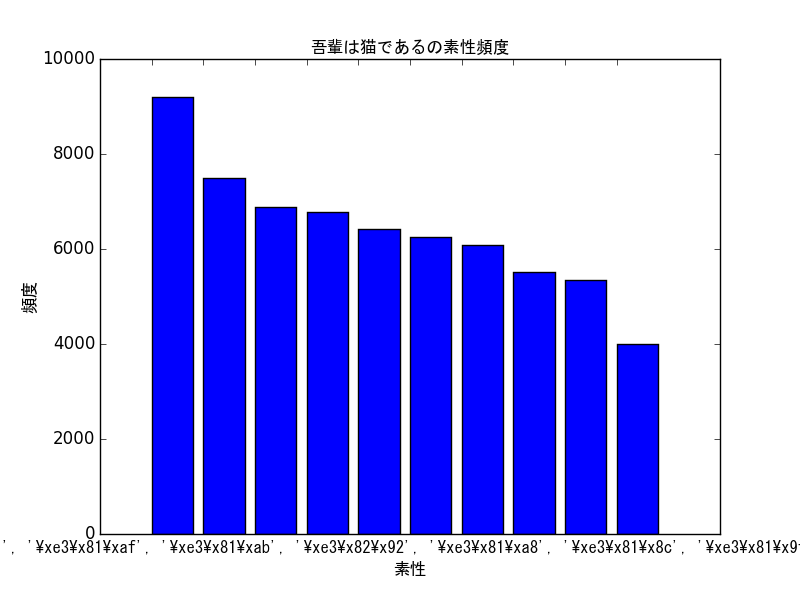

Here is the Python script that generated this plot:
# -*- coding: utf-8 -*-
"""
Created on Fri Aug 07 17:13:35 2015

@author: umezawa
出現頻度が高い10語とその出現頻度をグラフ（例えば棒グラフなど）で表示せよ．
"""
import train_30
import argparse
from collections import Counter
import matplotlib.pyplot as plt
from matplotlib.font_manager import FontProperties

fp = FontProperties(fname='C:\Windows\Fonts\msgothic.ttc')

def count_ten(neko_dict):
    count_list = list()
    most_ten_word = list()
    most_ten_count = list()

    for neko_list in neko_dict:
        for m in neko_list:
            count_list.append(m["surface"])
            
    for words,count in Counter(count_list).most_common(10):
        most_ten_word.append(words)
        most_ten_count.append(count)
        
    return (most_ten_word,most_ten_count)
      
def graph_plot(word_ten,count_ten):
    
    plt.title(u"吾輩は猫であるの素性頻度", fontdict = {"fontproperties": fp})
    plt.xlabel(u"素性", fontdict = {"fontproperties": fp})
    plt.ylabel(u"頻度", fontdict = {"fontproperties": fp})
    
    X = list()
    
    for i in range(0,10):
        X.append(i)

    plt.xlim(0,10)
    plt.ylim(0,10000)
    plt.bar(X,count_ten)
    plt.xticks(X,[u'%s' % word_ten, 'fontproperties=fp'], fontproperties=fp)
    
    
   
if __name__ == "__main__" :
    
    parser = argparse.ArgumentParser()
    parser.add_argument( "-i", "--input", dest = "input_file" ,default = "neko.mecab", help = "train_37 help" )
    args = parser.parse_args();
    morph = train_30.morph(args.input_file)
    most_ten_word,most_ten_count = count_ten(morph)
    graph_plot(most_ten_word,most_ten_count)
